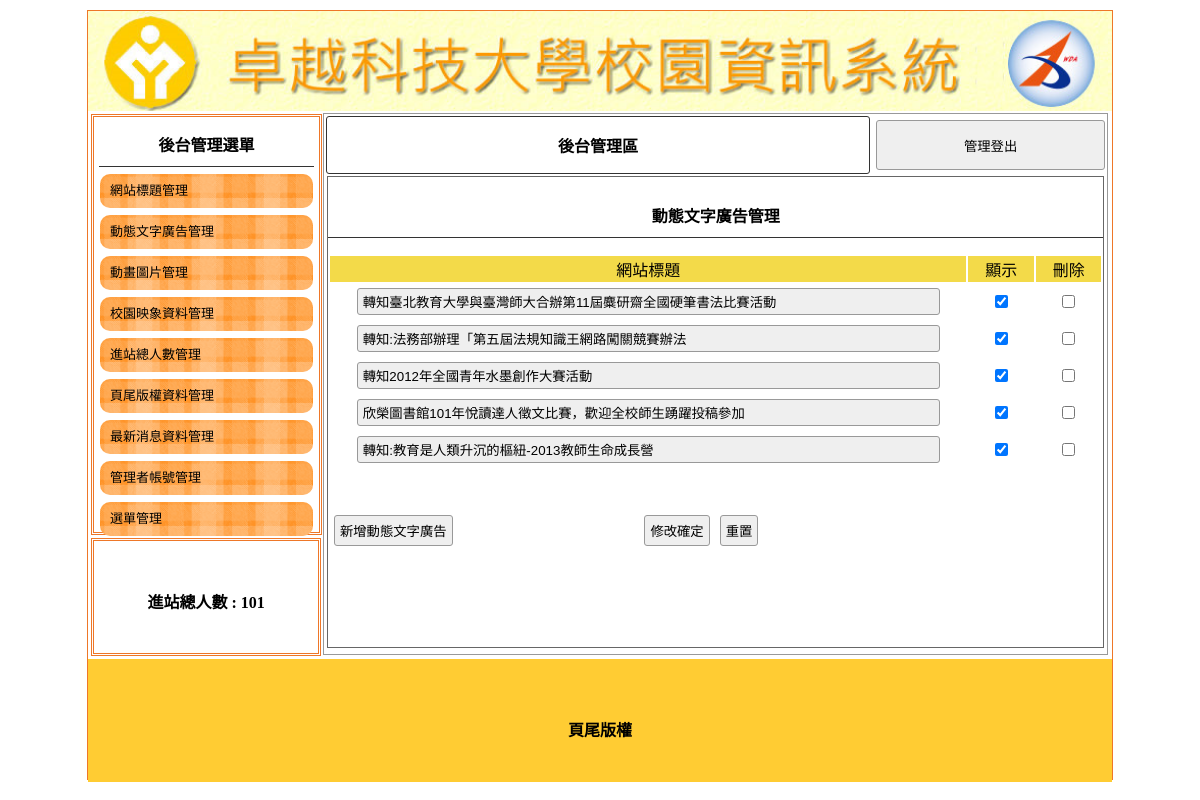
Screenshot of /admin.php?do=ad (signed in) with the database file from the repository.
### tables this page shows
CREATE TABLE `title` (
  `id` int(10) UNSIGNED NOT NULL,
  `img` text NOT NULL,
  `text` text NOT NULL,
  `sh` int(10) UNSIGNED NOT NULL
);

CREATE TABLE `total` (
  `id` int(10) UNSIGNED NOT NULL,
  `total` int(10) UNSIGNED NOT NULL
);

CREATE TABLE `ad` (
  `id` int(10) UNSIGNED NOT NULL,
  `img` text NOT NULL,
  `text` text NOT NULL,
  `sh` int(10) UNSIGNED NOT NULL
);

CREATE TABLE `bottom` (
  `id` int(10) UNSIGNED NOT NULL,
  `bottom` text NOT NULL
);

### base.php (called while the page is built, shortened)
<?php
class DB
{
    private $dsn = "mysql:host=localhost;charset=utf8;dbname=web1";
    private $root = "user";
    private $password = "user";
    private $table;
    private $pdo;
    public function __construct($table)
    {
        $this->table = $table;
        $this->pdo = new PDO($this->dsn, $this->root, $this->password);
    }
    public function all(...$arg)
    {
        $sql = "select * from $this->table ";
        return $this->pdo->query($sql)->fetchAll();
    }
    public function find($arg)
    {
        $sql = "select * from $this->table ";
        if (is_array($arg)) {
            foreach ($arg as $key => $value) {
                $tmp[] = sprintf("`%s`='%s'", $key, $value);
            }
            $sql = $sql . " where " . implode(" && ", $tmp);
        } else {
            $sql = $sql . " where `id`='$arg'";
        }
        return $this->pdo->query($sql)->fetch(PDO::FETCH_ASSOC);
    }
}
$Title = new DB('title');
$Total = new DB('total');
$Bottom = new DB('bottom');
$title = $Title->find(['sh' => 1]);
$bottom = $Bottom->find(1);
$total = $Total->find(1);

### back/ad.php (the view, shortened to what this page needs)
<div style="width:99%; height:87%; margin:auto; overflow:auto; border:#666 1px solid;">
    <p class="t cent botli">動態文字廣告管理</p>
    <form method="post" action="api/edit.php">
        <table width="100%">
            <tbody>
                <tr class="yel">
                    <td width="68%">網站標題</td>
                    <td width="7%">顯示</td>
                    <td width="7%">刪除</td>
                </tr>
                <?php
                $table = $do;
                $db = new DB($table);
                $rows = $db->all();
                foreach ($rows as $row) {
                    $isChk = ($row['sh'] == 1) ? 'checked' : '';
                ?>
                    <tr class='cent'>
                        <td width="68%"><input type="text" name="text[]" value="<?= $row['text']; ?>" style='width:90%'> </td>
                        <td width="7%"><input type="checkbox" name="sh[]" value="<?= $row['id']; ?>" <?= $isChk; ?>> </td>
                        <td width="7%"><input type="checkbox" name="del[]" value="<?= $row['id']; ?>"></td>
                    </tr>
                <?php
                }
                ?>
            </tbody>
        </table>
        <table style="margin-top:40px; width:70%;">
            <tbody>
                <tr>
                    <td width="200px"> <input type="button" onclick="op('#cover','#cvr','modal/ad_.php?table=<?= $table; ?>')" value="新增動態文字廣告">
                    </td>
                    <td class="cent"><input type="submit" value="修改確定"> <input type="reset" value="重置"></td>
                </tr>
            </tbody>
        </table>
    </form>
</div>

### admin.php (shortened to what this page needs)
<?php include 'base.php'; ?>
<!DOCTYPE html PUBLIC "-//W3C//DTD XHTML 1.0 Transitional//EN" "http://www.w3.org/TR/xhtml1/DTD/xhtml1-transitional.dtd">
<html xmlns="http://www.w3.org/1999/xhtml">
<head>
	<link href="./css/css.css" rel="stylesheet" type="text/css">
</head>
<body>
	<div id="main">
		<a title="<?= $title['text']; ?>" href="index.php">
			<div class="ti" style="background:url('img/<?= $title['img']; ?>'); background-size:cover;"></div>
		</a>
		<div id="ms">
			<div id="lf" style="float:left;">
				<div id="menuput" class="dbor">
					<span class="t botli">後台管理選單</span>
					<a style="color:#000; font-size:13px; text-decoration:none;" href="?do=title">
						<div class="mainmu"> 網站標題管理 </div>
					</a>
					<a style="color:#000; font-size:13px; text-decoration:none;" href="?do=ad">
						<div class="mainmu"> 動態文字廣告管理 </div>
					</a>
					<a style="color:#000; font-size:13px; text-decoration:none;" href="?do=mvim">
						<div class="mainmu"> 動畫圖片管理 </div>
					</a>
					<a style="color:#000; font-size:13px; text-decoration:none;" href="?do=image">
						<div class="mainmu"> 校園映象資料管理 </div>
					</a>
					<a style="color:#000; font-size:13px; text-decoration:none;" href="?do=total">
						<div class="mainmu"> 進站總人數管理 </div>
					</a>
					<a style="color:#000; font-size:13px; text-decoration:none;" href="?do=bottom">
						<div class="mainmu"> 頁尾版權資料管理 </div>
					</a>
					<a style="color:#000; font-size:13px; text-decoration:none;" href="?do=news">
						<div class="mainmu"> 最新消息資料管理 </div>
					</a>
					<a style="color:#000; font-size:13px; text-decoration:none;" href="?do=admin">
						<div class="mainmu"> 管理者帳號管理 </div>
					</a>
					<a style="color:#000; font-size:13px; text-decoration:none;" href="?do=menu">
						<div class="mainmu"> 選單管理 </div>
					</a>
				</div>
				<div class="dbor" style="margin:3px; width:95%; height:20%; line-height:100px;">
					<span class="t">進站總人數 : <?= $total['total']; ?></span>
				</div>
			</div>
			<div class="di" style="height:540px; border:#999 1px solid; width:76.5%; margin:2px 0px 0px 0px; float:left; position:relative; left:20px;">
				<table width="100%">
					<tbody>
						<tr>
							<td style="width:70%;font-weight:800; border:#333 1px solid; border-radius:3px;" class="cent"><a href="?do=admin" style="color:#000; text-decoration:none;">後台管理區</a>
							</td>
							<td><button onclick="lo('api/logout.php')" style="width:99%; margin-right:2px; height:50px;">管理登出</button></td>
						</tr>
					</tbody>
				</table>
				<?
				if (!empty($_GET['do'])) {
					$do = $_GET['do'];
				} else {
					$do = 'title';
				}
				$file = 'back/' . $do . '.php';
				if (file_exists($file)) {
					include $file;
				} else {
					include 'back/title.php';
				}
				?>
			</div>
		</div>
		<div style="width:1024px; left:0px; position:relative; background:#FC3; margin-top:4px; height:123px; display:block;">
			<span class="t" style="line-height:123px;"> <?= $bottom['bottom']; ?></span>
		</div>
	</div>
</body>
</html>

### css/css.css (style rules this page uses)
body { padding: 0px; margin: 0px; }
#main { width: 1024px; height: 768px; margin: 10px auto 10px auto; border: #EE7728 1px solid; position: relative; }
.ti { width: 100%; height: 100px; position: relative; background-size: cover; background-repeat: no-repeat; }
.dbor { border: #EE7728 double 3px; margin: 1px; padding: 2px 10px 2px 10px; }
.t { font-weight: 800; display: block; text-align: center; padding: 10px 1px 10px 1px; }
.botli { border-bottom: #333 1px solid; }
.mainmu { position: relative; border-radius: 10px; background: url(../icon/menu.fw.png) center no-repeat; background-size: cover; line-height: 30px; padding: 2px 10px 2px 10px; margin: 7px 1px 7px 1px; }
#lf { height: 540px; width: 21%; display: inline-block; }
#menuput { width: 100%; height: 75%; position: relative; padding: 5px; display: block; margin: 3px; }
.di { display: inline-block; }
.cent { text-align: center; }
input, button { border: #999 1px solid; border-radius: 3px; background: #EFEFEF; padding: 5px; margin: 3px; }
input[type=text], input[type=password] { width: 150px; }
.yel td { background: #F3DA49; text-align: center; }

### rows the page displays
title: img (picture)
total: total "101"
ad: text "轉知臺北教育大學與臺灣師大合辦第11屆麋研齋全國硬筆書法比賽活動"
ad: text "轉知:法務部辦理「第五屆法規知識王網路闖關競賽辦法"
ad: text "轉知2012年全國青年水墨創作大賽活動"
ad: text "欣榮圖書館101年悅讀達人徵文比賽，歡迎全校師生踴躍投稿參加"
ad: text "轉知:教育是人類升沉的樞紐-2013教師生命成長營"
bottom: bottom "頁尾版權"
